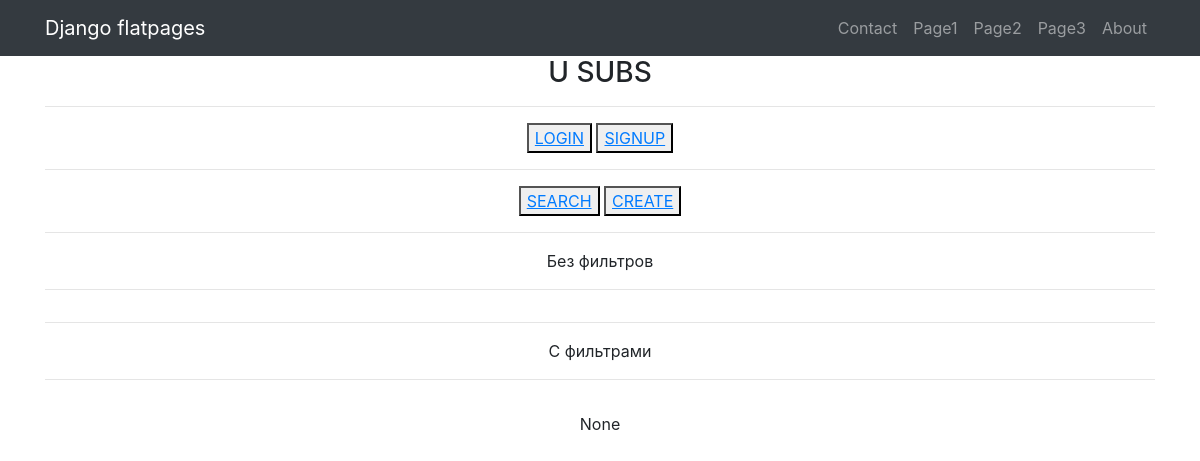
/news/result, run on an earlier commit of the app's database.
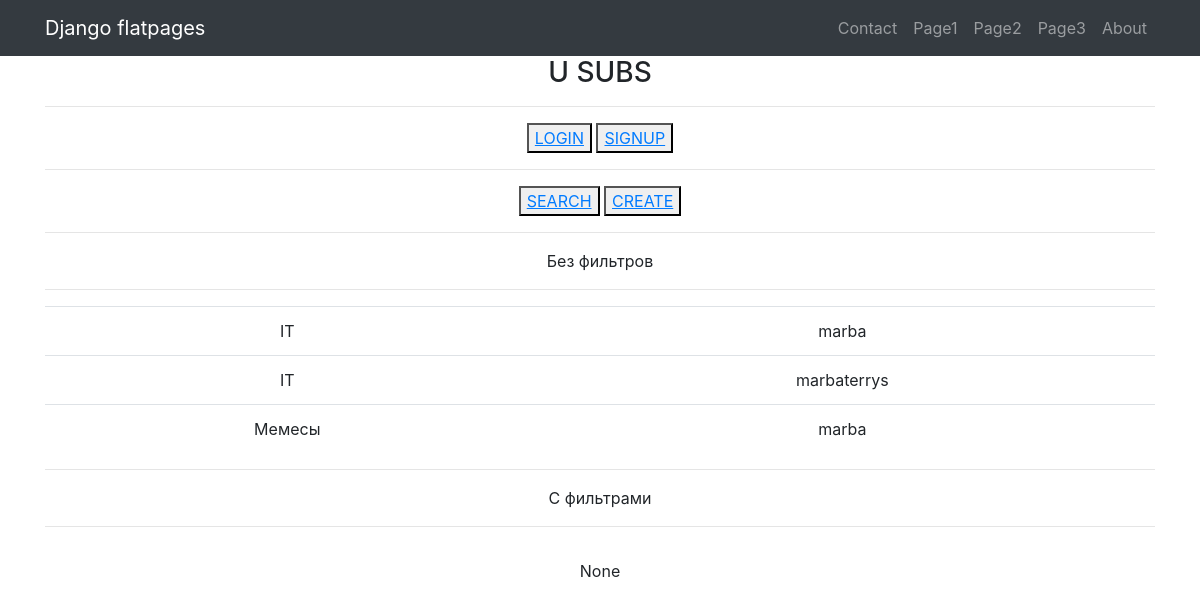
And on a later commit of the database.
### news/models.py (models this page shows)
class CategorySubscriber(models.Model):
    classTrough = models.ForeignKey(Category, on_delete=models.CASCADE)
    userTrough = models.ForeignKey(User, on_delete=models.CASCADE)

class Category(models.Model):
    name = models.CharField(max_length=128, unique=True)
    subscriber = models.ManyToManyField(User, through='CategorySubscriber')
    def __str__(self):
        return self.name

### news/views.py (the view, shortened to what this page needs)
# urls.py: path('result', SubscriberCreateView.as_view(template_name="result_subscriber.html")),
class SubscriberCreateView(CreateView, ListView):
    model = CategorySubscriber
    template_name = 'result_subscriber.html'
    context_object_name = 'subs'
    form_class = SubsForm
    def get_context_data(self, **kwargs):
        context = super().get_context_data(**kwargs)
        user = self.request.user.id
        context['category'] = CategorySubscriber.objects.filter(userTrough=user)
        return context

### templates/result_subscriber.html (shortened to what this page needs)
{% extends 'flatpages/default.html' %}
{% block content %}
    <h3>U SUBS</h3>
<hr>
{% load account %}
{% if user.is_authenticated %}
You login as {% user_display user %}
<button type="button">
    <a href={% url 'account_logout' %} <u>LOGOUT</u></a>
</button>
{% if is_not_premium %}
<button> <a href={% url 'upgrade' %}> GET STARTED!</a> </button>
{% endif %}
{% else %}
<button type="button">
    <a href={% url 'account_login' %}><u>LOGIN</u></a>
</button>
<button type="button">
    <a href={% url 'account_signup' %}><u>SIGNUP</u></a>
</button>
{% endif %}
<hr>
<button type="button">
    <a href="/news/search"><u>SEARCH</u></a>
</button>
<button type="button">
    <a href="/news/add"><u>CREATE</u></a>
</button>
<hr>
Без фильтров
<hr>
<table class='table'>
    {% for list in subs %}
    <tr>
        <td class='text-center'>{{ list.classTrough }}</td>
        <td class='text-center'>{{ list.userTrough }}</td>
    {% endfor %}
    </tr>
</table>
<hr>
С фильтрами
<hr>
{{ request.user.id }}
 {% endblock content %}

What changed in the data, as far as the page shows it:
added CategorySubscriber: classTrough "IT", userTrough "marba"
added CategorySubscriber: classTrough "IT", userTrough "marbaterrys"
added CategorySubscriber: classTrough "Мемесы", userTrough "marba"
